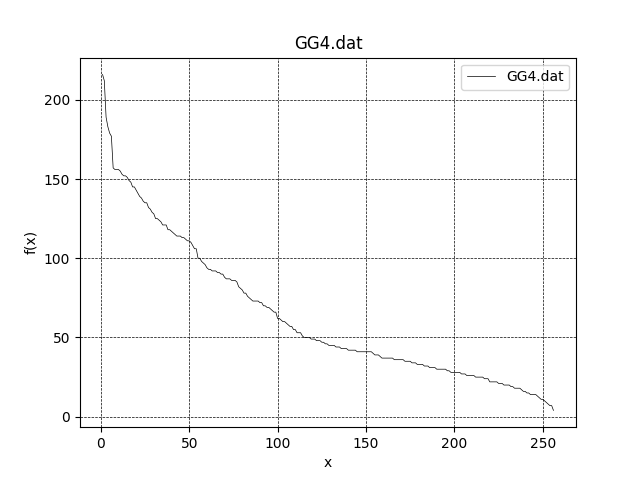

Generate this figure with Python:
import pandas as pd
import numpy as np
import matplotlib.pyplot as plt

data = pd.read_csv('GG4.dat', sep='\s+', header=None)
data = pd.DataFrame(data)

x = data[0]
y = data[1]

fig, ax = plt.subplots()
plt.title('GG4.dat')
plt.xlabel('x')
plt.ylabel('f(x)')
ax.plot(x, y, linewidth=0.5, color='black', label='GG4.dat')
ax.grid(color='black', linewidth=0.5, linestyle='--')

plt.legend()
plt.savefig('GG4')
plt.show()
